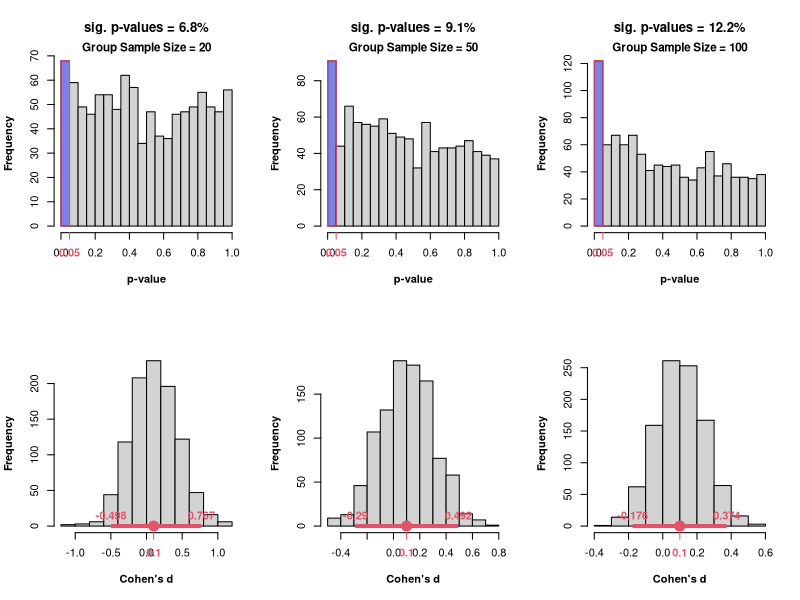

Write the R code that produced this figure.
 p.es = function(n, es, n.sim){
  
if(length(n) > 1 & length(es) > 1) stop("Error: 'Effect Size' and 'Sample Size' should be explored one at a time.")    
t.sim = Vectorize(function(n, es){
    d = numeric(n.sim)
    p = numeric(n.sim)   
for(i in 1:n.sim){
    N = sqrt((n^2)/(2*n))
    x = rnorm(n, es, 1)
    y = rnorm(n, 0, 1)
    a = t.test(x, y, var.equal = TRUE)
 d[i] = a[[1]]/N
 p[i] = a[[3]]}
 h = hist(p, breaks = 15, xlab = "p-value", main = paste0("sig. p-values = ", mean(p <= .05)*1e2, "%"))
 rect(0, 0, h$breaks[2], h$counts[1], col = rgb(0, 0, 1, .4), border = 2)
 mtext(paste0("Group Sample Size = ", n), 3, font = 2, cex = .7)
 axis(1, at = h$breaks[2], font = 2, col = 2, col.axis = 2)
 hist(d, xlab = "Cohen's d", main = NA) ; axis(1, at = es, col = 2, col.axis = 2, font = 2)
 q = quantile(d, c(.025, .975))
 segments(q[1], 0, q[2], 0, lend = 1, lwd = 4, col = 2)
 text(q, 0, round(q, 3), font = 2, pos = 3, col = 2)
 points(es, 0, pch = 19, cex = 2, col = 2)
  }, c("n", "es"))
  
  input = if(length(n) > 1) n else if(length(es) > 1) es else n
  par(mfcol = c(2, length(input)), font.lab = 2, xpd = NA)
  invisible(t.sim(n, es)) }
# Example of use:
p.es(n = c(20, 50, 100), es = .1, n.sim = 1e3)
